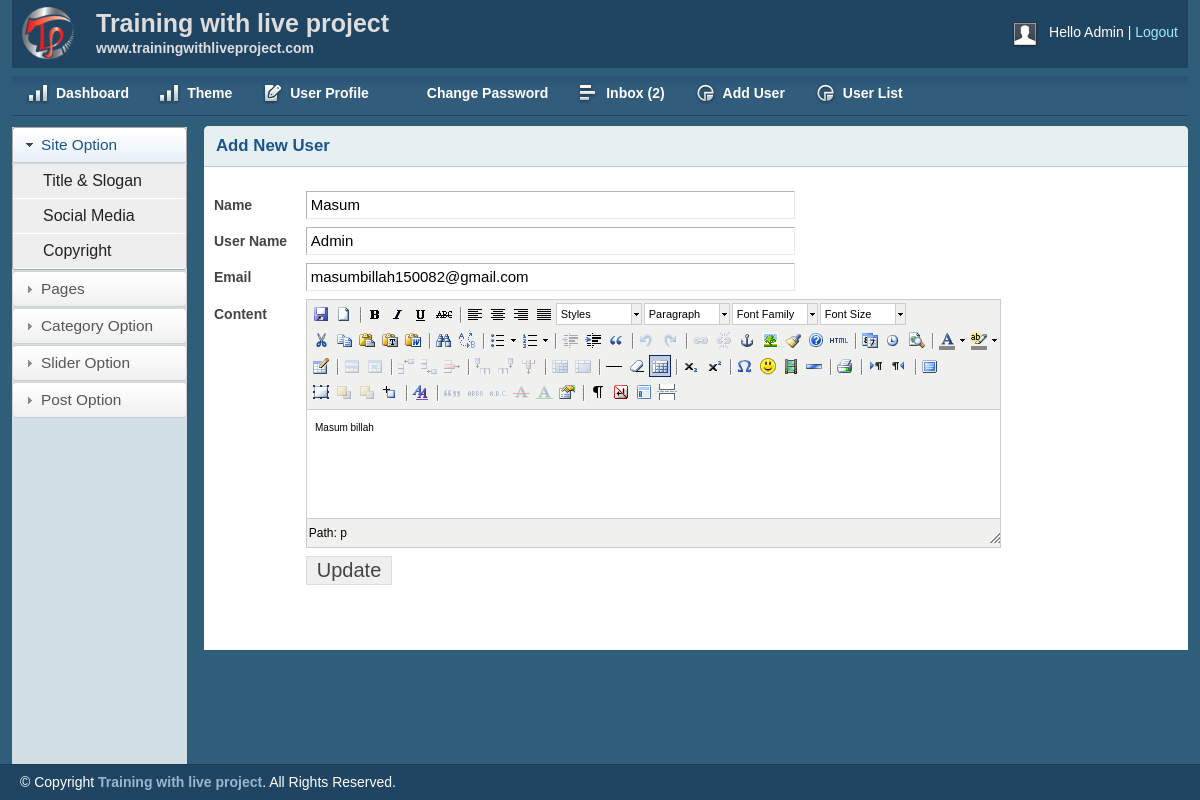
Screenshot of /admin/profile.php (signed in) with the database file from the repository.
### tables this page shows
CREATE TABLE `tbl_user` (
  `id` int(11) NOT NULL,
  `name` varchar(255) NOT NULL,
  `username` varchar(255) NOT NULL,
  `password` varchar(50) NOT NULL,
  `email` varchar(255) NOT NULL,
  `details` text NOT NULL,
  `role` int(11) NOT NULL
);

### lib/Database.php (called while the page is built, shortened)
<?php
Class Database{
	public $host   = DB_HOST;
	public $user   = DB_USER;
	public $pass   = DB_PASS;
	public $dbname = DB_NAME;
	public $link;
	private function connectDB(){
	$this->link = new mysqli($this->host, $this->user, $this->pass, $this->dbname);
 }
	public function select($query){
		$result = $this->link->query($query) or die($this->link->error.__LINE__);
		if($result->num_rows > 0){
			return $result;
		} else {
			return false;
		}
	}
}

### lib/Seassion.php (called while the page is built, shortened)
<?php
class Seassion{
	public static function get($key){
		if (isset($_SESSION['$key'])) {
			return $_SESSION['$key'];
		}else{
			return false;
		}
	}
}

### admin/profile.php (the view, shortened to what this page needs)
<?php include"inc/header.php";?>
<?php include"inc/fildpost.php";?>
<?php
    $userid   = Seassion::get('UserId');
    $userrole = Seassion::get('UserRole');
?>
<div class="grid_10">
    <div class="box round first grid">
        <h2>Add New User</h2>
        <div class="block">
        <?php
        $query = "SELECT * FROM tbl_user WHERE id='$userid' AND role='$userrole'";
        $getuser = $db->select($query);
        if ($getuser) {
             while ($result = $getuser->fetch_assoc()) {
        ?>
         <form action="" method="post">
            <table class="form">
                <tr>
                    <td>
                        <label>Name</label>
                    </td>
                    <td>
                        <input type="text" name="name" value="<?php echo $result['name'];?>" class="medium" />
                    </td>
                </tr>
                <tr>
                    <td>
                        <label>User Name</label>
                    </td>
                    <td>
                        <input type="text" name="username" value="<?php echo $result['username'];?>" class="medium" />
                    </td>
                </tr>
                <tr>
                    <td>
                        <label>Email</label>
                    </td>
                    <td>
                        <input type="email" name="email" value="<?php echo $result['email'];?>" class="medium" />
                    </td>
                </tr>
                <tr>
                    <td style="vertical-align: top; padding-top: 9px;">
                        <label>Content</label>
                    </td>
                    <td>
                    </td>
                </tr>
				<tr>
                    <td></td>
                    <td>
                        <input type="submit" name="submit" Value="Update" />
                    </td>
                </tr>
            </table>
            </form>
        <?php } }?>
        </div>
    </div>
</div>
<?php include"inc/footer.php";?>

### admin/css/layout.css (style rules this page uses)
body { background: #fff none repeat scroll 0 0; color: #444; font-size: 14px; padding: 0; }
h1, h2, h3, h4, h5, h6 { line-height:1.2em; margin-bottom:.3em; }
h2 { margin-top:1em; }
.box { background:#fff; margin-bottom:20px; padding:10px 10px 10px 10px; margin-left:-8px; }
.box.grid { padding-bottom:40px; }
.box.round { -moz-border-radius: 5px 5px 0px 0px; -webkit-border-radius: 5px 5px 0px 0px; border-radius: 5px 5px 0px 0px; }
.box h2 { font-size:1.2em; font-weight:bold; color:#1B548D; background:#E6F0F3; margin:-10px -10px 0 -10px; padding:10px 12px; border-bottom:1px solid #B3CBD6; -moz-border-radius: 5px 5px 0px 0px; -webkit-border-radius: 5px 5px 0px 0px; border-radius: 5px 5px 0px 0px; }
.box.first { min-height: 406px; }
.block { padding-top:20px; }
table.form { width:100%; }
table.form td { padding:4px 0px; }
table.form label { font-weight:bold; }
table.form input, table.form select { font-size: 15px; padding: 4px 4px 5px 4px; border-top: 1px solid #b3b3b3; border-left: 1px solid #b3b3b3; border-right: 1px solid #eaeaea; border-bottom: 1px solid #eaeaea; }
table.form input[type="submit"] { border: 1px solid #ddd; color: #444; cursor: pointer; font-size: 20px; padding: 2px 10px; }
input.medium { width: 55%; }
.block { padding-bottom:1px; }

### admin/js/tiny-mce/themes/advanced/skins/default/content.css (style rules this page uses)
body, td, pre { color:#000; font-family:Verdana, Arial, Helvetica, sans-serif; font-size:10px; margin:8px; }
body { background:#FFF; }
h2 { font-size: 1.5em }
table, img, hr, .mceItemAnchor { cursor:default }
table td, table th { cursor:text }

### rows the page displays
tbl_user: name "Masum", username "Admin", email "masumbillah150082@gmail.com"

### other values shown
$count "2"
